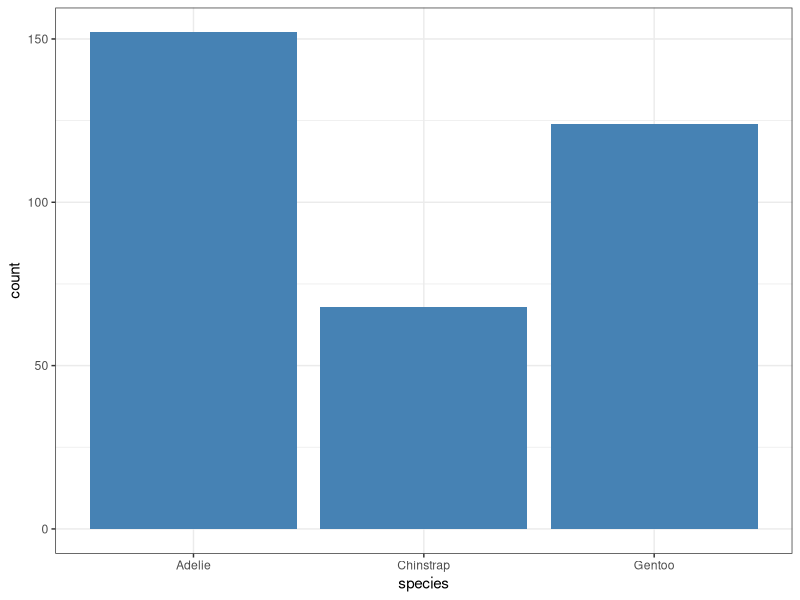
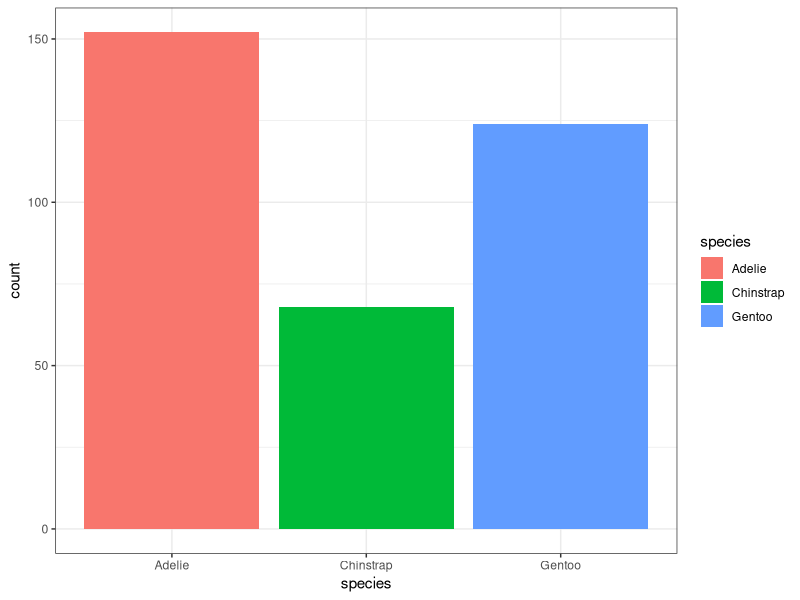
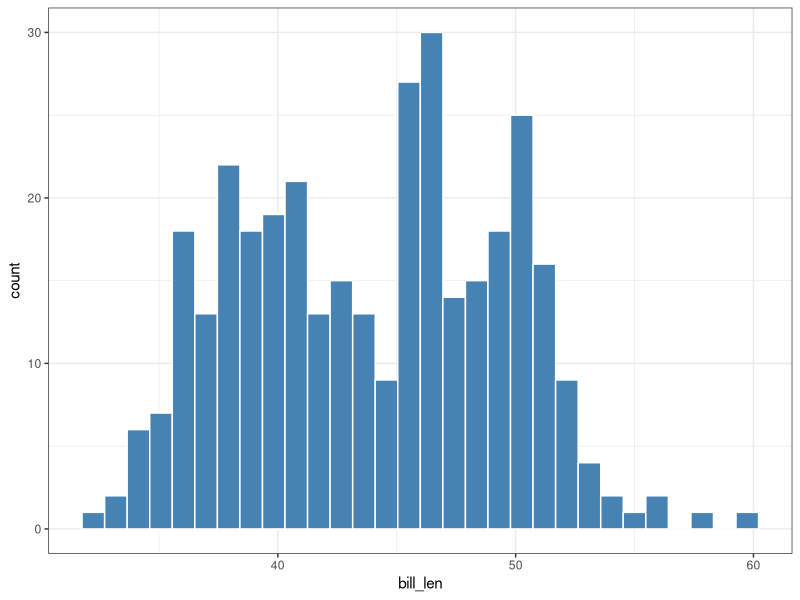
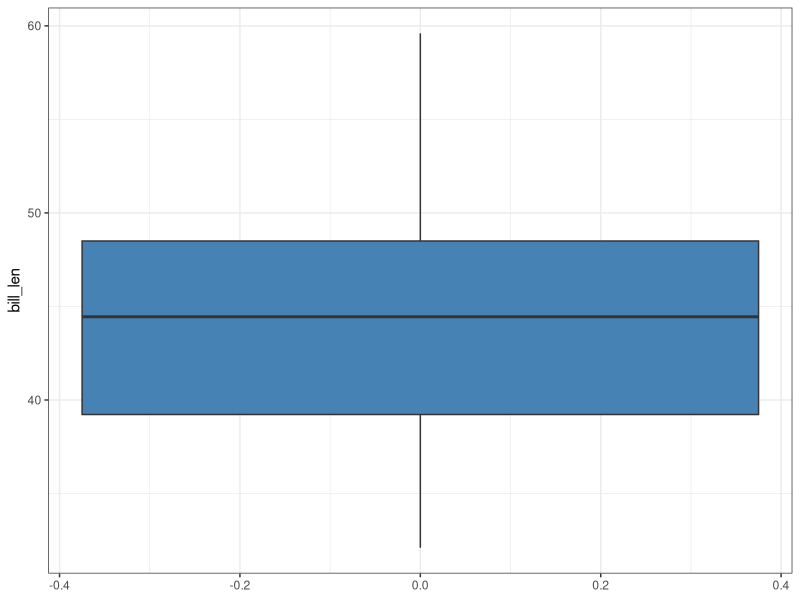
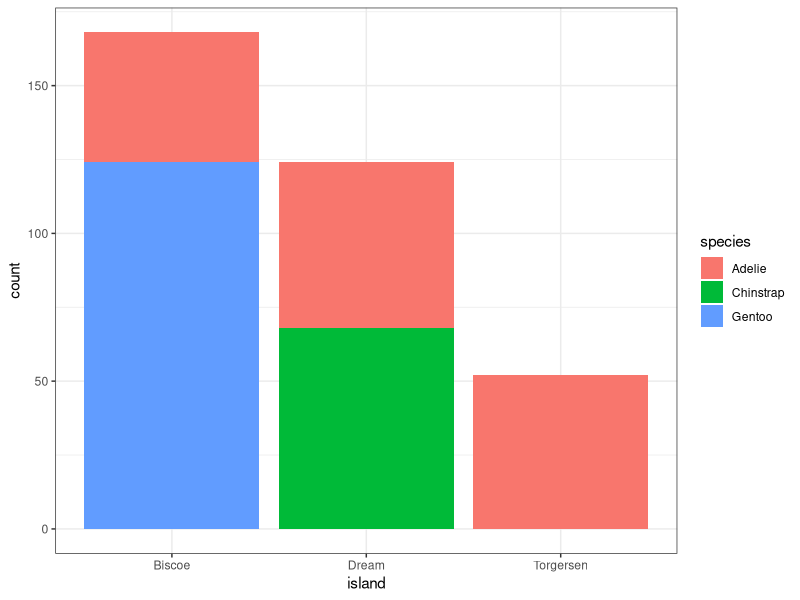
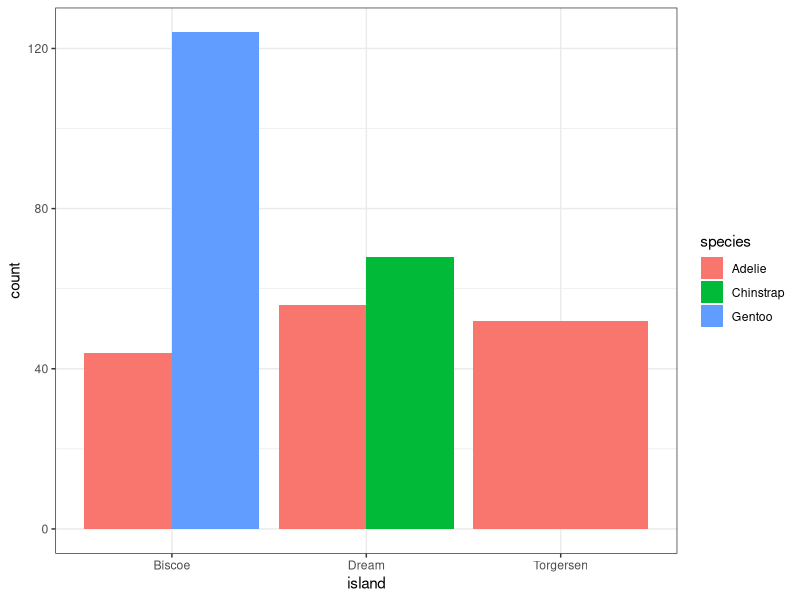
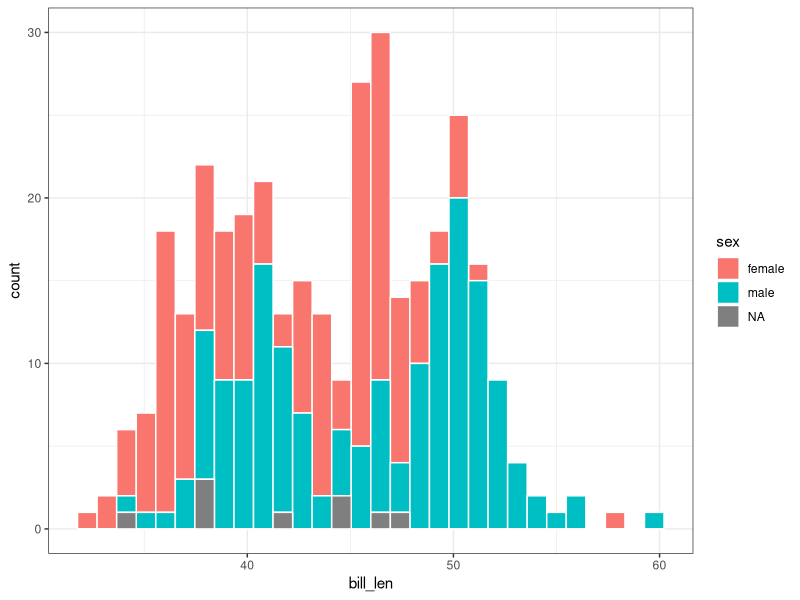
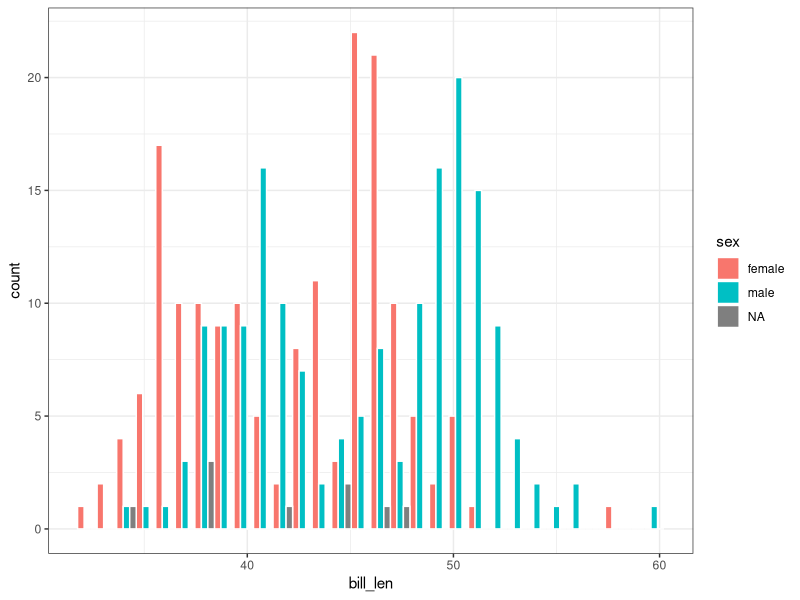

Reproduce these figures in R, in order.
## ---- chunk 1
dim(penguins)
ncol(penguins)
nrow(penguins)
summary(penguins)
## ---- chunk 2
library(ggplot2)
library(dplyr)
# Establecer tema global para todos los gráficos
theme_set(theme_bw())
## ---- chunk 3
# library(ggplot2)
ggplot(penguins) +
    aes(x=species) +
    geom_bar(fill="steelblue")
## ---- chunk 4
# library(ggplot2)
ggplot(penguins) +
    aes(x=species, fill = species) +
    geom_bar()
## ---- chunk 5
# library(dplyr)
penguins |> 
    group_by(species) |> 
    tally()
## ---- chunk 6
# library(dplyr)
penguins |> 
    group_by(island) |> 
    tally()
## ---- chunk 7
# library(ggplot2)
ggplot(penguins) +
    aes(x = bill_len) +
    geom_histogram(
        fill = "steelblue", 
        color= "white"
    )
## ---- chunk 8
# library(ggplot2)
ggplot(penguins) +
    aes(y = bill_len) +
    geom_boxplot(
        fill = "steelblue"
        )
## ---- chunk 9
min_bill <- min(penguins$bill_len, na.rm=TRUE)
max_bill <- max(penguins$bill_len, na.rm=TRUE)
bin_breaks <- seq(min_bill, max_bill, by=2)
bill_len_bin <- cut(penguins$bill_len, breaks = bin_breaks)
table(bill_len_bin)
## ---- chunk 10
summary(penguins$bill_len)
## ---- chunk 11
penguins |> 
    ggplot(aes(x = island)) +
    geom_bar(aes(fill = species))
## ---- chunk 12
penguins |> 
    ggplot(aes(x = island)) +
    geom_bar(
        aes(fill = species), 
        position = "dodge"
    )
## ---- chunk 13
penguins |> 
    group_by(species, island) |> 
    tally()
## ---- chunk 14
penguins |> 
    group_by(species, island, sex) |> 
    tally()
## ---- chunk 15
penguins |> 
    ggplot(aes(x = bill_len)) +
    geom_histogram(
        aes(fill = sex), 
        color = "white"
    )
## ---- chunk 16
penguins |> 
    ggplot(aes(x = bill_len)) +
    geom_histogram(
        aes(fill = sex), 
        color = "white",
        position = "dodge"
    )
## ---- chunk 17
penguins |> 
    ggplot(aes(x = species, y = bill_len)) +
    geom_boxplot(aes(fill = species))
## ---- chunk 18
penguins |> 
    ggplot(aes(x = species, y = bill_len)) +
    geom_boxplot(aes(fill = island)) +
    scale_fill_viridis_d()
## ---- chunk 19
penguins |> 
    group_by(island, species) |> 
    summarise(mean_bill_len = mean(bill_len, na.rm = TRUE)) |> 
    ggplot() +
    aes(x = island, y = species, fill = mean_bill_len) +
    geom_tile(color = "white") +
    geom_text(aes(label = round(mean_bill_len, 2)), color = "white")
## ---- chunk 20
penguins |> 
    group_by(year) |> 
    summarise(
        mean_bill_len = 
            mean(bill_len, na.rm = TRUE),
        mean_body_mass = 
            mean(body_mass, na.rm = TRUE),
        )
## ---- chunk 21
penguins |> 
    filter(
        island == "Dream", 
        species == "Adelie", 
        sex == "male",
        body_mass >= 4500) |> 
    select(island, species, sex, body_mass)
## ---- chunk 22
ggplot(penguins) +
    aes(
        x = body_mass, 
        y = flipper_len
    ) +
    geom_point(
        alpha = 0.4,
        aes(size = body_mass)
    )
## ---- chunk 23
ggplot(penguins) +
    aes(
        x = body_mass, 
        y = flipper_len
    ) +
    geom_point(
        size = 5, alpha = 0.4,
        aes(
            color = species, 
            shape = sex
        )
    )
## ---- chunk 24
ggplot(penguins) +
    aes(x = body_mass, y = flipper_len) +
    geom_point(
        size = 5, alpha = 0.4,
        aes(color = species, shape = sex)
    ) +
    geom_smooth(method = "lm")
## ---- chunk 25
ggplot(penguins) +
    aes(x = body_mass, y = flipper_len) +
    geom_point(size = 5, alpha = 0.4, aes(color = island, shape = sex)) +
    geom_smooth(method = "lm") +
    facet_wrap(vars(species), ncol = 3)
## ---- chunk 26
model <- lm(
    formula = flipper_len ~ body_mass + species, 
    data = penguins)
summary(model)
# install.packages("broom")
# library(broom)
# tidy(model)
## ---- chunk 27
# Seleccionar solo variables numéricas
penguins_numeric <- penguins |> 
    select(bill_len, bill_dep, flipper_len, body_mass) |> 
    na.omit()

# Calcular matriz de correlación
cor_matrix <- cor(penguins_numeric)

# Convertir a formato largo para ggplot
cor_data <- expand.grid(
    var1 = colnames(cor_matrix), 
    var2 = colnames(cor_matrix)
) |> 
    mutate(correlation = as.vector(cor_matrix))

round(cor_matrix, 2)
## ---- chunk 28
ggplot(cor_data, aes(x = var1, y = var2, fill = correlation)) +
    geom_tile(color = "white") +
    geom_text(aes(label = round(correlation, 2)), color = "white", size = 5) +
    scale_fill_gradient2(low = "blue", mid = "white", high = "red", 
                         midpoint = 0, limit = c(-1,1)) +
    labs(x = "Variable", y = "Variable", fill = "Correlación") 
